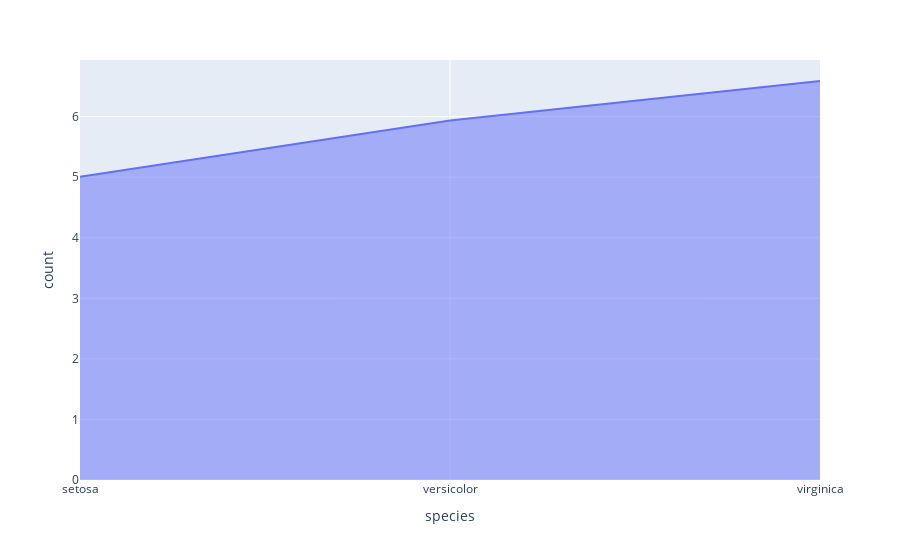

Notebook cell for this chart:
### Code cell
px.area(df_area,x='species',y='count')

### Figure 1 — Plotly figure (JSON) as saved in the notebook; plotly's stock layout.template omitted (floating-point values rounded to 4 significant figures)
{"data": [{"fillpattern": {"shape": ""}, "hovertemplate": "species=%{x}<br>count=%{y}<extra></extra>", "legendgroup": "", "line": {"color": "#636efa"}, "marker": {"symbol": "circle"}, "mode": "lines", "name": "", "orientation": "v", "showlegend": false, "stackgroup": "1", "type": "scatter", "x": ["setosa", "versicolor", "virginica"], "xaxis": "x", "y": [5.006, 5.936, 6.588], "yaxis": "y"}], "layout": {"legend": {"tracegroupgap": 0}, "margin": {"t": 60}, "xaxis": {"anchor": "y", "domain": [0, 1], "title": {"text": "species"}}, "yaxis": {"anchor": "x", "domain": [0, 1], "title": {"text": "count"}}}}
